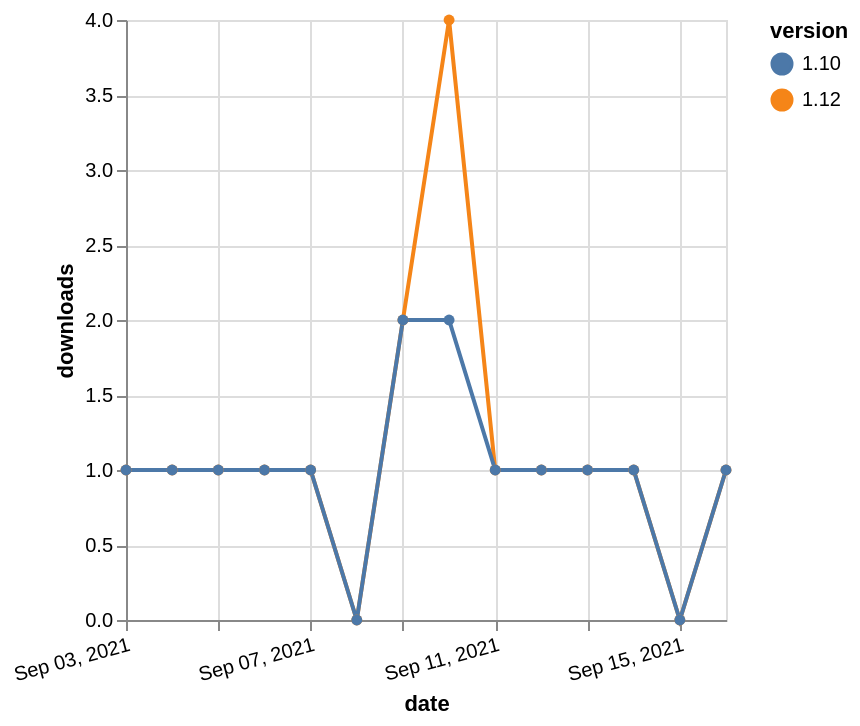

Describe this chart as a Vega-Lite specification.
### Vega-Lite specification from a JSON file in a GitHub repository (floating-point values rounded to 4 significant figures)
{"$schema": "https://vega.github.io/schema/vega-lite/v5.json", "description": "A simple bar chart with embedded data.", "data": {"values": [{"date": "2021-09-03", "total": 146, "delta": 1, "version": "1.12"}, {"date": "2021-09-04", "total": 147, "delta": 1, "version": "1.12"}, {"date": "2021-09-05", "total": 148, "delta": 1, "version": "1.12"}, {"date": "2021-09-06", "total": 149, "delta": 1, "version": "1.12"}, {"date": "2021-09-07", "total": 150, "delta": 1, "version": "1.12"}, {"date": "2021-09-08", "total": 150, "delta": 0, "version": "1.12"}, {"date": "2021-09-09", "total": 152, "delta": 2, "version": "1.12"}, {"date": "2021-09-10", "total": 156, "delta": 4, "version": "1.12"}, {"date": "2021-09-11", "total": 157, "delta": 1, "version": "1.12"}, {"date": "2021-09-12", "total": 158, "delta": 1, "version": "1.12"}, {"date": "2021-09-13", "total": 159, "delta": 1, "version": "1.12"}, {"date": "2021-09-14", "total": 160, "delta": 1, "version": "1.12"}, {"date": "2021-09-15", "total": 160, "delta": 0, "version": "1.12"}, {"date": "2021-09-16", "total": 161, "delta": 1, "version": "1.12"}, {"date": "2021-09-03", "total": 130, "delta": 1, "version": "1.10"}, {"date": "2021-09-04", "total": 131, "delta": 1, "version": "1.10"}, {"date": "2021-09-05", "total": 132, "delta": 1, "version": "1.10"}, {"date": "2021-09-06", "total": 133, "delta": 1, "version": "1.10"}, {"date": "2021-09-07", "total": 134, "delta": 1, "version": "1.10"}, {"date": "2021-09-08", "total": 134, "delta": 0, "version": "1.10"}, {"date": "2021-09-09", "total": 136, "delta": 2, "version": "1.10"}, {"date": "2021-09-10", "total": 138, "delta": 2, "version": "1.10"}, {"date": "2021-09-11", "total": 139, "delta": 1, "version": "1.10"}, {"date": "2021-09-12", "total": 140, "delta": 1, "version": "1.10"}, {"date": "2021-09-13", "total": 141, "delta": 1, "version": "1.10"}, {"date": "2021-09-14", "total": 142, "delta": 1, "version": "1.10"}, {"date": "2021-09-15", "total": 142, "delta": 0, "version": "1.10"}, {"date": "2021-09-16", "total": 143, "delta": 1, "version": "1.10"}]}, "width": "container", "mark": {"type": "line", "point": {"filled": true}}, "encoding": {"x": {"field": "date", "type": "temporal", "timeUnit": "yearmonthdate", "title": "date", "axis": {"labelAngle": -15}}, "y": {"field": "delta", "type": "quantitative", "title": "downloads"}, "color": {"field": "version", "type": "nominal"}, "tooltip": {"field": "delta"}}}
